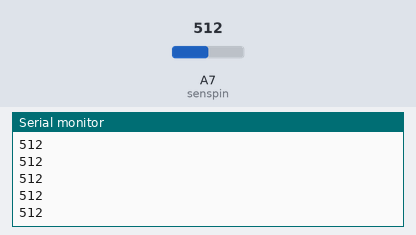
This sketch was run on a simulated Arduino Nano, built with avr-gcc and run on an emulated ATmega328P. On the bench: the last lines printed to the serial monitor. The inputs (shaded band) are chosen by the test bench; at power-on: A7 (senspin) = 512.

Above: at 1.2 s.
1.3 s: A7 (senspin) set to 716
At 1.8 s:
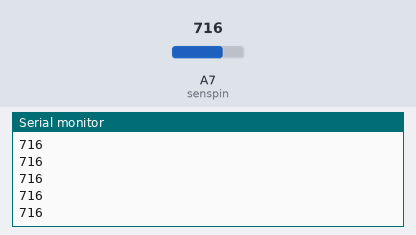
2.8 s: A7 (senspin) set to 900
At 3.7 s:
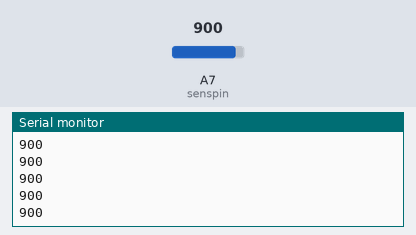
Timing chart, 0 to 5.8 s (numbered marks = the images above; inputs shaded):
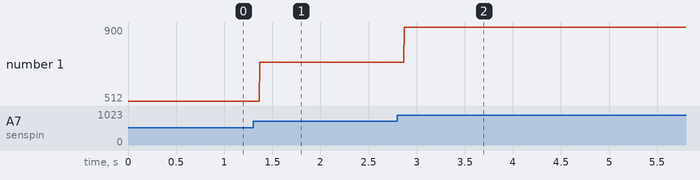

Measured:
- after the input at 1.3 s, the serial monitor: prints a new line after 0.07 s (image 1)
- after the input at 2.8 s, the serial monitor: prints a new line after 0.07 s (image 2)
- plotted number 1: 512 → 716 after the input at 1.3 s, 716 → 900 after the input at 2.8 s

The sketch:

snstest.ino
```cpp
int senspin = A7;

void setup() {
  Serial.begin(9600);
  pinMode(12, INPUT);
}

void loop() {
  Serial.println(analogRead(senspin));
}
```
